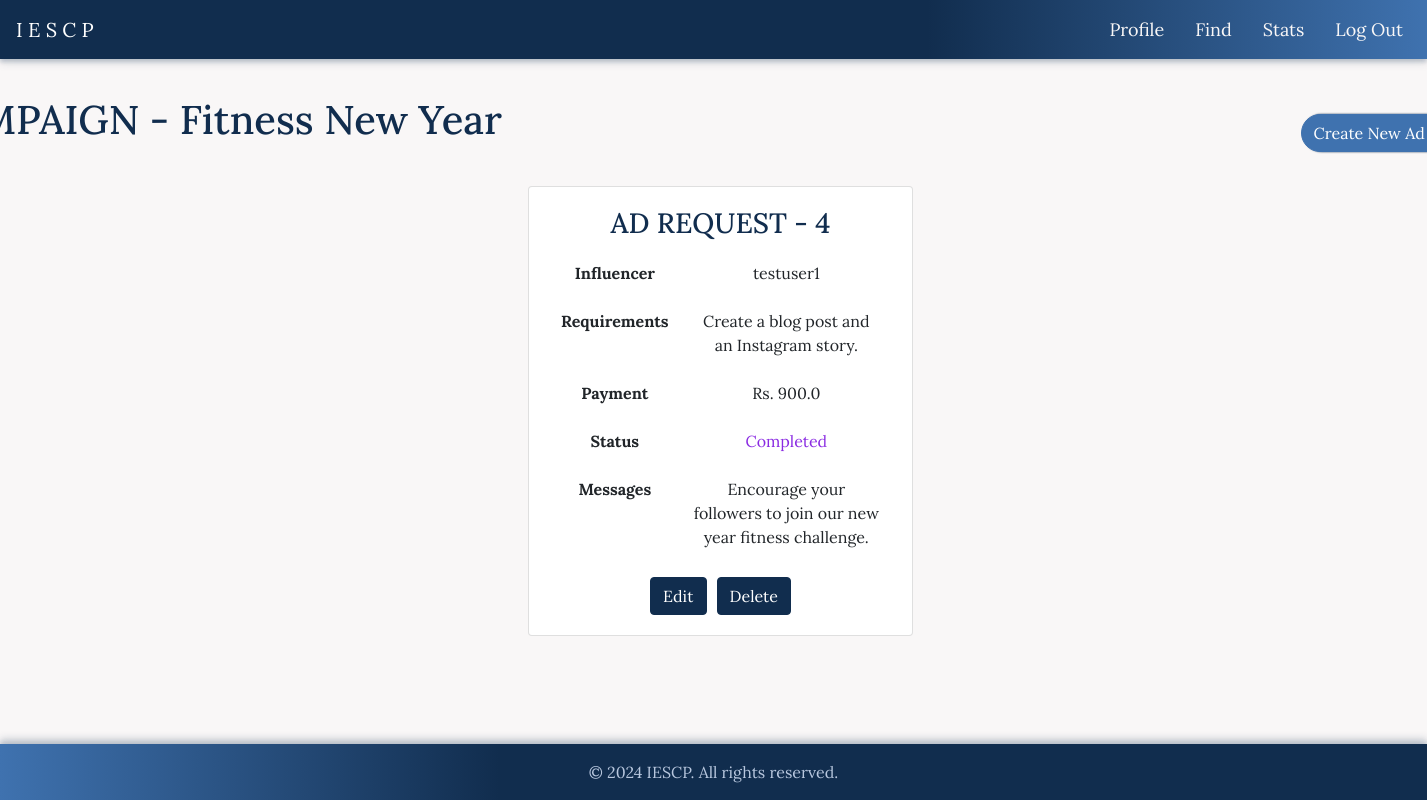
/campaign?campaign_id=4, run on an earlier commit of the app's database.
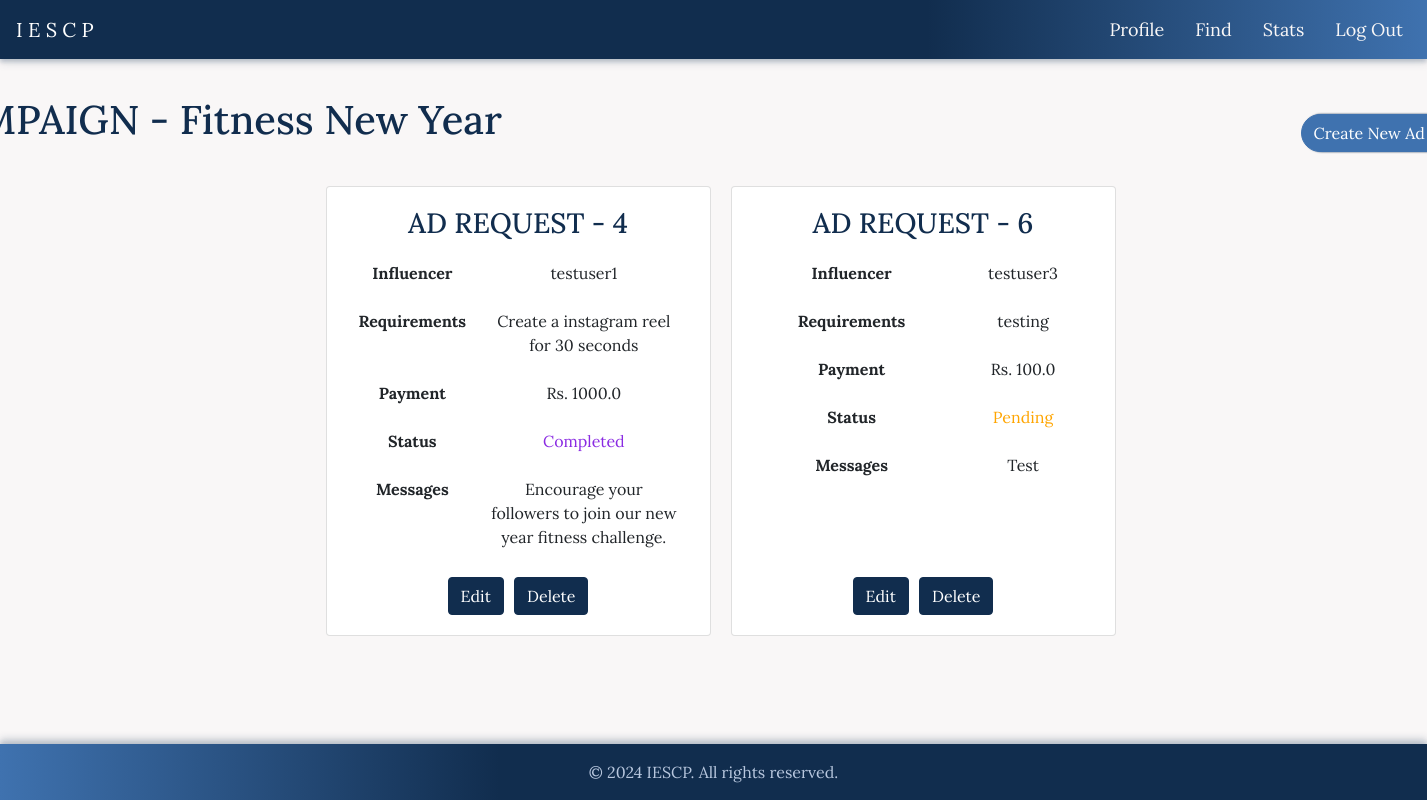
And on a later commit of the database.
### app/models.py (models this page shows, shortened)
class User(db.Model):
    id = db.Column(db.Integer, primary_key=True)
    username = db.Column(db.String(64), unique=True, nullable=False)
    email = db.Column(db.String(120), unique=True, nullable=False)
    password_hash = db.Column(db.String(128))
    role = db.Column(db.String(64), nullable=False)
    campaigns = db.relationship('Campaign', backref='sponsor', lazy=True)
    ad_requests = db.relationship('AdRequest', backref='influencer', lazy=True)

class AdRequest(db.Model):
    id = db.Column(db.Integer, primary_key=True)
    campaign_id = db.Column(db.Integer, db.ForeignKey('campaign.id'), nullable=False)
    influencer_id = db.Column(db.Integer, db.ForeignKey('user.id'), nullable=False)
    messages = db.Column(db.Text, nullable=True)
    requirements = db.Column(db.Text, nullable=False)
    payment_amount = db.Column(db.Float, nullable=False)
    status = db.Column(db.String(10), nullable=False)

### app/routes.py (the view)
@app.route('/campaign')
def campaign():
    campaign_id = request.args.get('campaign_id')
    campaign = Campaign.query.get(campaign_id)
    ad_requests = AdRequest.query.filter_by(campaign_id=campaign_id).all()
    ad_requests_with_influencer = []
    for ad_request in ad_requests:
        influencer = User.query.get(ad_request.influencer_id)
        influencer_name = influencer.username if influencer else "Unknown"
        ad_requests_with_influencer.append({
            'campaign_id': campaign_id,
            'ad_request_id': ad_request.id,
            'ad_request_payment': ad_request.payment_amount,
            'influencer_name': influencer_name,
            'requirements': ad_request.requirements,
            'status': ad_request.status,
            'messages': ad_request.messages
        })
    return render_template('campaign.html', active_page='campaigns', campaign=campaign, campaign_id=campaign_id, ad_requests=ad_requests_with_influencer)

### app/templates/campaign.html (shortened to what this page needs)
{% extends "navbar_after_login.html" %}
{% block styles %}
  <link rel="stylesheet" href="{{ url_for('static', filename='/css/campaign.css') }}">
{% endblock %}
{% block content %}
<div class="container mt-4">
    <div class="d-flex justify-content-between mb-4">
        <h1>CAMPAIGN - {{ campaign.name }}</h1>
        <button class="btn btn-primary" data-toggle="modal" data-target="#createAdModal">Create New Ad Request</a>
    </div>
    <div class="row">
        {% for item in ad_requests %}
            <div class="col-md-4">
                <div class="card campaign-card">
                    <div class="card-body">
                        <h3>AD REQUEST - {{ item.ad_request_id }}</h3>
                        <div class="table-responsive">
                            <table class="table table-borderless">
                              <tbody>
                                <tr>
                                  <th>Influencer</th>
                                  <td id="ad-req-sponsor-name">{{ item.influencer_name }}</td>
                                </tr>
                                <tr>
                                  <th>Requirements</th>
                                  <td id="ad-req-requirements">{{ item.requirements }}</td>
                                </tr>
                                <tr>
                                  <th>Payment</th>
                                  <td id="ad-req-payment">Rs. {{ item.ad_request_payment }}</td>
                                </tr>
                                <tr>
                                  <th>Status</th>
                                    <td id="ad-req-status"
                                        class="status
                                        {% if item.status == 'Accepted' %} accepted
                                        {% elif item.status == 'Pending' %} pending
                                        {% elif item.status == 'Rejected' %} rejected
                                        {% elif item.status == 'Negotiated' %} negotiated
                                        {% elif item.status == 'Completed' %} completed
                                        {% endif %}">
                                        {{ item.status }}
                                    </td>
                                </tr>
                                <tr>
                                  <th>Messages</th>
                                  <td id="ad-req-messages">{{ item.messages }}</td>
                                </tr>
                              </tbody>
                            </table>
                          </div>
                          <div class="btn-container">
                            <button class="btn btn-secondary gradient" id="edit-ad-request"
                                        data-ad-request-id="{{ item.ad_request_id }}"
                                        data-campaign-name="{{ campaign.name }}"
                                        data-influencer-id="{{ item.influencer_id }}"
                                        data-messages="{{ item.messages }}"
                                        data-requirements="{{ item.requirements }}"
                                        data-payment-amount="{{ item.ad_request_payment }}">Edit
                        </button>
                        <button class="btn btn-secondary gradient" id="delete-ad-request"
                            data-ad-request-id="{{ item.ad_request_id }}"
                            data-campaign-name="{{ campaign.name }}" >Delete
                        </button>
                        </div>
                    </div>
                </div>
            </div>
        {% endfor %}
    </div>
</div>
{% endblock %}

What changed in the data, as far as the page shows it:
now on this page (row unchanged): User: influencer_name "testuser3"
added AdRequest: requirements "testing", ad_request_payment "100.0", status "Pending", messages "Test"
Also different on the page:
new list line: "AD REQUEST - 4 Influencer Requirements Payment Rs. Status Messages Edit Delete"
new list line: "testuser1"
new list line: "Create a instagram reel for 30 seconds 1000.0 Completed Encourage your followers to join our new year fitness challenge."
new list line: "AD REQUEST - 6 Influencer Requirements Payment Rs. Status Messages Edit Delete"
list line gone: "AD REQUEST - 4 Influencer Requirements Payment Rs. Status Messages Edit Delete"
list line gone: "testuser1"
list line gone: "Create a blog post and an Instagram story. 900.0 Completed Encourage your followers to join our new year fitness challenge."
